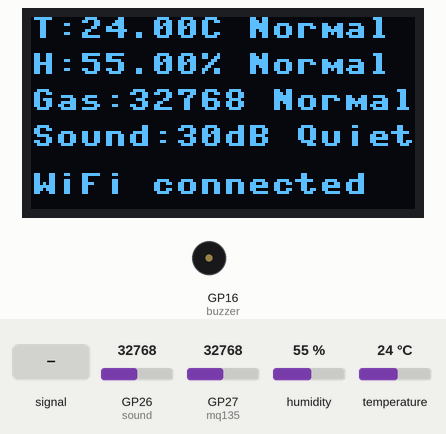
Recording of a program running on a simulated Raspberry Pi Pico running MicroPython. Parts: 128×64 one-colour display, buzzer (waves = sounding). The inputs (shaded band) are chosen by the test bench; at power-on: GP27 (mq135) = 32768, humidity 55 %, temperature 24 °C, GP26 (sound) = 32768 (analog values on the 0–65535 scale). WiFi joins after 1.5 s; requests to the public web service named in the program get a made-up reply in its usual format after 0.4 s (London, UTC, broken clouds, 64 % humidity, 1013 hPa unless stated); library files of the repository ran but are not shown: ssd1306.py; what the program prints to the serial console is not drawn.

Above: at 3.2 s.
3.3 s: GP27 (mq135) set to 49392
At 4.8 s:
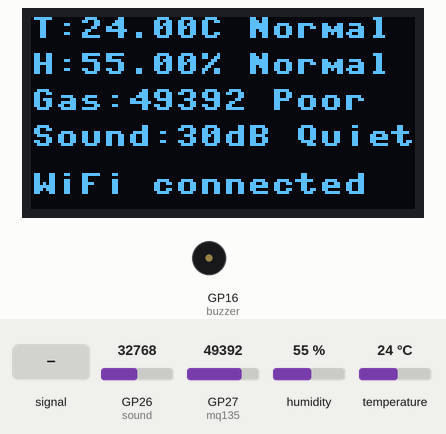
5.3 s: GP27 (mq135) set to 50640
At 6.1 s:
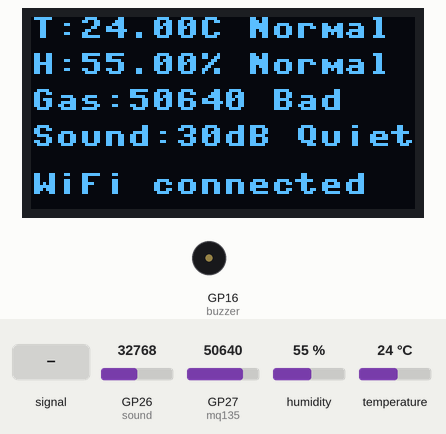
7.9 s: GP26 (sound) fed a 50 Hz sine of ±19660 counts around its level
At 8.9 s:
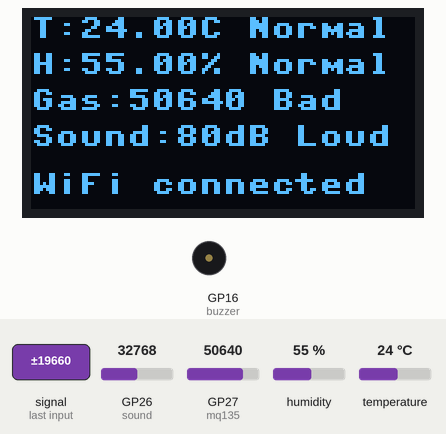
11.1 s: humidity set to 31 %
At 12.4 s:
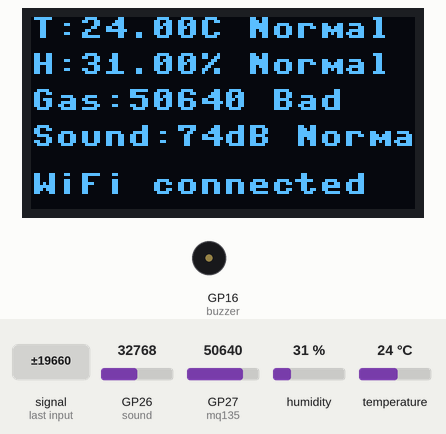
12.8 s: humidity set to 28 %
At 13.8 s:
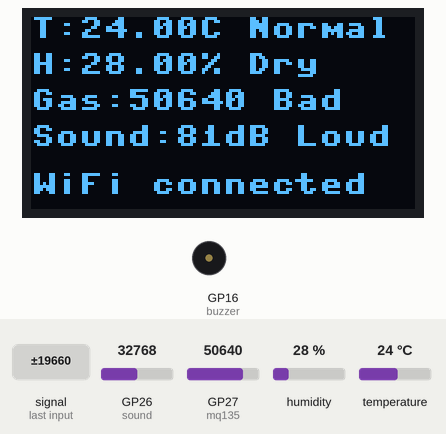
16.0 s: temperature set to 15.5 °C
At 17.48 s:
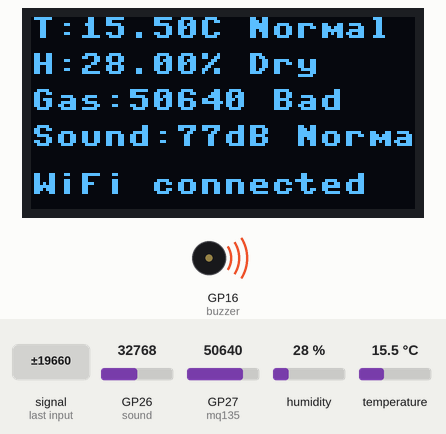
18.3 s: temperature set to 14.4 °C
Timing chart, 0 to 22.3 s (numbered marks = the images above; inputs shaded):
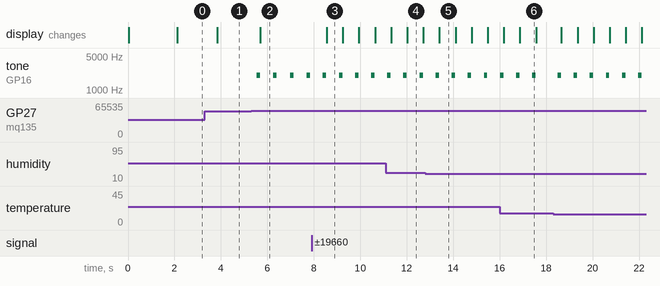

The program:

main.py
```python
import time
import math
import network
import urequests
from machine import Pin, ADC, SPI, PWM
import ssd1306
import dht


# ------------------------------------------------------------
# WiFi + ThingSpeak DETAILS INITIALIZATION
# ------------------------------------------------------------
WIFI_SSID = "ssid"
WIFI_PASS = "password"

THINGSPEAK_API_KEY = "apikey"
THINGSPEAK_URL = "https://api.thingspeak.com/update"

# ------------------------------------------------------------
# Initialization of I/O devices
# ------------------------------------------------------------

dht_sensor = dht.DHT22(Pin(4))
mq135 = ADC(27)
sound = ADC(26)

buzzer = PWM(Pin(16))
buzzer.duty_u16(0)

# OLED SPI initialization
spi = SPI(1, baudrate=8000000, polarity=0, phase=0,
          sck=Pin(10), mosi=Pin(11))
dc = Pin(13)
res = Pin(12)
cs = Pin(14)
oled = ssd1306.SSD1306_SPI(128, 64, spi, dc, res, cs)

# ------------------------------------------------------------
# Calibration for sound sensor
# ------------------------------------------------------------
CAL_REF_VRMS = 0.005
MIN_DB = 30
MAX_DB = 120

# ------------------------------------------------------------
# FUNCTIONS
# ------------------------------------------------------------

def read_sound_db(adc, samples=200, delay_us=0):
    vals = []
    for _ in range(samples):
        vals.append(adc.read_u16())

    volts = [v * (3.3 / 65535) for v in vals]
    mean_v = sum(volts)/len(volts)
    ac = [v - mean_v for v in volts]

    sq = 0.0
    for a in ac:
        sq += a*a
    rms = (sq/len(ac))**0.5

    if rms < 1e-6:
        rms = 0.0

    if rms > 0:
        db = 20.0 * math.log10(rms / CAL_REF_VRMS) + 40.0
    else:
        db = MIN_DB

    db = max(MIN_DB, min(MAX_DB, db))
    return int(db)

def classify_gas(v):
    if v < 30000: return "Good"
    if v < 40000: return "Normal"
    if v < 50000: return "Poor"
    if v < 60000: return "Bad"
    return "Hazard"

def classify_temp(t):
    if t < 15: return "Cold"
    if t < 30: return "Normal"
    if t < 40: return "Warm"
    return "Hot"

def classify_humidity(h):
    if h < 30: return "Dry"
    if h < 60: return "Normal"
    return "Humid"

def classify_sound(db):
    if db < 50: return "Quiet"
    if db < 80: return "Normal"
    return "Loud"

# Tone control of Passive buzzer
def beep(freq, duration=0.15):
    buzzer.freq(freq)
    buzzer.duty_u16(30000)
    time.sleep(duration)
    buzzer.duty_u16(0)

# ------------------------------------------------------------
# WiFi connect
# ------------------------------------------------------------
def connect_wifi():
    wlan = network.WLAN(network.STA_IF)
    wlan.active(True)

    print("Connecting to WiFi...")
    wlan.connect(WIFI_SSID, WIFI_PASS)

    while not wlan.isconnected():
        print("Connecting...")
        time.sleep(1)

    print("WiFi Connected:", wlan.ifconfig())
    return wlan


wlan = connect_wifi()

# ------------------------------------------------------------
# MAIN LOOP
# ------------------------------------------------------------
last_upload = time.ticks_ms()

while True:

    # ---- DHT22 ----
    try:
        dht_sensor.measure()
        temp = dht_sensor.temperature()
        hum = dht_sensor.humidity()
    except:
        temp = -1
        hum = -1

    # ---- MQ135 ----
    gas_raw = mq135.read_u16()
    gas_status = classify_gas(gas_raw)

    # ---- SOUND ----
    snd_db = read_sound_db(sound, samples=250)
    sound_status = classify_sound(snd_db)

    # ---- BUZZER ALERT ----
    if temp > 30:
        beep(1200)

    if gas_status in ["Bad", "Hazard"]:
        beep(2000)

    # ---- SERIAL LOG ----
    print("T:", temp, "| H:", hum, "| Gas:", gas_raw, gas_status,
          "| Sound:", snd_db, "dB", sound_status)

    # ---- OLED ----
    oled.fill(0)
    oled.text("T:{:.2f}C {}".format(temp, classify_temp(temp)), 0, 0)
    oled.text("H:{:.2f}% {}".format(hum, classify_humidity(hum)), 0, 12)
    oled.text("Gas:{} {}".format(gas_raw, gas_status), 0, 24)
    oled.text("Sound:{}dB {}".format(snd_db, sound_status), 0, 36)

    if wlan.isconnected():
        oled.text("WiFi connected", 0, 52)
    else:
        oled.text("WiFi disconnected", 0, 52)

    oled.show()

    # ---- THINGSPEAK EVERY 15 SEC ----
    if time.ticks_diff(time.ticks_ms(), last_upload) > 15000:
        try:
            url = (
                THINGSPEAK_URL +
                "?api_key=" + THINGSPEAK_API_KEY +
                "&field1=" + str(temp) +
                "&field2=" + str(hum) +
                "&field3=" + str(snd_db) +
                "&field4=" + str(gas_raw)
            )
            response = urequests.get(url)
            print("ThingSpeak Response:", response.text)
            response.close()
        except Exception as e:
            print("ThingSpeak Upload Error:", e)

        last_upload = time.ticks_ms()

    time.sleep(0.5)
```

Measured:
- the behaviour switches between 49984 and 50000 on GP27 (mq135) (found by bisection; images 1 and 2)
- the behaviour switches between 30 and 29 % on humidity (found by bisection; images 4 and 5)
- after the input at 3.3 s, the display: changes after 0.54 s (image 1)
- after the input at 5.3 s, tone on GP16 (buzzer): alternates 2000 Hz for 0.15 s and silent for 0.57 s, starting after 0.24 s; the display: changes after 0.40 s (image 2)
- after the input at 7.9 s, the display: changes after 0.65 s (image 3)
- after the input at 12.8 s, the display: changes after 0.61 s (image 5)
- what the display in image 3 shows lasts 0.6 s, from 8.6 s to 9.2 s
